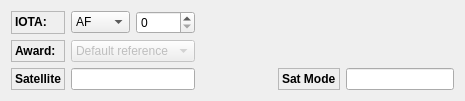
        <widget class="QWidget" name="others">
         <attribute name="title">
          <string>Others</string>
         </attribute>
         <layout class="QGridLayout" name="gridLayout_9">
          <item row="0" column="0">
           <widget class="QLabel" name="textLabel">
            <property name="frameShape">
             <enum>QFrame::StyledPanel</enum>
            </property>
            <property name="frameShadow">
             <enum>QFrame::Raised</enum>
            </property>
            <property name="text">
             <string>&lt;b&gt;IOTA:&lt;/b&gt;</string>
            </property>
            <property name="wordWrap">
             <bool>false</bool>
            </property>
           </widget>
          </item>
          <item row="0" column="1">
           <widget class="QComboBox" name="iotaComboBox">
            <property name="toolTip">
             <string>IOTA continent</string>
            </property>
            <item>
             <property name="text">
              <string>AF</string>
             </property>
            </item>
            <item>
             <property name="text">
              <string>AN</string>
             </property>
            </item>
            <item>
             <property name="text">
              <string>AS</string>
             </property>
            </item>
            <item>
             <property name="text">
              <string>EU</string>
             </property>
            </item>
            <item>
             <property name="text">
              <string>NA</string>
             </property>
            </item>
            <item>
             <property name="text">
              <string>OC</string>
             </property>
            </item>
            <item>
             <property name="text">
              <string>SA</string>
             </property>
            </item>
           </widget>
          </item>
          <item row="0" column="2">
           <widget class="QSpinBox" name="iotaIntSpinBox">
            <property name="toolTip">
             <string>IOTA number</string>
            </property>
            <property name="maximum">
             <number>999</number>
            </property>
           </widget>
          </item>
          <item row="0" column="3">
           <spacer name="horizontalSpacer">
            <property name="orientation">
             <enum>Qt::Horizontal</enum>
            </property>
            <property name="sizeHint" stdset="0">
             <size>
              <width>40</width>
              <height>20</height>
             </size>
            </property>
           </spacer>
          </item>
          <item row="1" column="0">
           <widget class="QLabel" name="awardSelectorName">
            <property name="enabled">
             <bool>true</bool>
            </property>
            <property name="toolTip">
             <string>Several awards, still not implemented.</string>
            </property>
            <property name="frameShape">
             <enum>QFrame::StyledPanel</enum>
            </property>
            <property name="frameShadow">
             <enum>QFrame::Raised</enum>
            </property>
            <property name="text">
             <string>&lt;b&gt;Award:&lt;/b&gt;</string>
            </property>
            <property name="wordWrap">
             <bool>false</bool>
            </property>
           </widget>
          </item>
          <item row="1" column="1" colspan="2">
           <widget class="QComboBox" name="awardsComboBox">
            <property name="enabled">
             <bool>false</bool>
            </property>
            <property name="focusPolicy">
             <enum>Qt::TabFocus</enum>
            </property>
            <property name="duplicatesEnabled">
             <bool>false</bool>
            </property>
            <item>
             <property name="text">
              <string>Default reference</string>
             </property>
            </item>
           </widget>
          </item>
          <item row="2" column="0">
           <widget class="QLabel" name="awardSelectorName_2">
            <property name="enabled">
             <bool>true</bool>
            </property>
            <property name="toolTip">
             <string>Several awards, still not implemented.</string>
            </property>
            <property name="frameShape">
             <enum>QFrame::StyledPanel</enum>
            </property>
            <property name="frameShadow">
             <enum>QFrame::Raised</enum>
            </property>
            <property name="text">
             <string>&lt;!DOCTYPE HTML PUBLIC &quot;-//W3C//DTD HTML 4.0//EN&quot; &quot;http://www.w3.org/TR/REC-html40/strict.dtd&quot;&gt;
&lt;html&gt;&lt;head&gt;&lt;meta name=&quot;qrichtext&quot; content=&quot;1&quot; /&gt;&lt;style type=&quot;text/css&quot;&gt;
p, li { white-space: pre-wrap; }
&lt;/style&gt;&lt;/head&gt;&lt;body style=&quot; font-family:'DejaVu Sans'; font-size:9pt; font-weight:400; font-style:normal;&quot;&gt;
&lt;p style=&quot; margin-top:0px; margin-bottom:0px; margin-left:0px; margin-right:0px; -qt-block-indent:0; text-indent:0px;&quot;&gt;&lt;span style=&quot; font-weight:600;&quot;&gt;Satellite&lt;/span&gt;&lt;/p&gt;&lt;/body&gt;&lt;/html&gt;</string>
            </property>
            <property name="wordWrap">
             <bool>false</bool>
            </property>
           </widget>
          </item>
          <item row="2" column="1" colspan="2">
           <widget class="QLineEdit" name="satNamelineEdit">
            <property name="acceptDrops">
             <bool>false</bool>
            </property>
           </widget>
          </item>
          <item row="2" column="3">
           <spacer name="horizontalSpacer_2">
            <property name="orientation">
             <enum>Qt::Horizontal</enum>
            </property>
            <property name="sizeHint" stdset="0">
             <size>
              <width>77</width>
              <height>20</height>
             </size>
            </property>
           </spacer>
          </item>
          <item row="2" column="4">
           <widget class="QLabel" name="awardSelectorName_3">
            <property name="enabled">
             <bool>true</bool>
            </property>
            <property name="toolTip">
             <string>Several awards, still not implemented.</string>
            </property>
            <property name="frameShape">
             <enum>QFrame::StyledPanel</enum>
            </property>
            <property name="frameShadow">
             <enum>QFrame::Raised</enum>
            </property>
            <property name="text">
             <string>&lt;!DOCTYPE HTML PUBLIC &quot;-//W3C//DTD HTML 4.0//EN&quot; &quot;http://www.w3.org/TR/REC-html40/strict.dtd&quot;&gt;
&lt;html&gt;&lt;head&gt;&lt;meta name=&quot;qrichtext&quot; content=&quot;1&quot; /&gt;&lt;style type=&quot;text/css&quot;&gt;
p, li { white-space: pre-wrap; }
&lt;/style&gt;&lt;/head&gt;&lt;body style=&quot; font-family:'DejaVu Sans'; font-size:9pt; font-weight:400; font-style:normal;&quot;&gt;
&lt;p style=&quot; margin-top:0px; margin-bottom:0px; margin-left:0px; margin-right:0px; -qt-block-indent:0; text-indent:0px;&quot;&gt;&lt;span style=&quot; font-weight:600;&quot;&gt;Sat Mode&lt;/span&gt;&lt;/p&gt;&lt;/body&gt;&lt;/html&gt;</string>
            </property>
            <property name="wordWrap">
             <bool>false</bool>
            </property>
           </widget>
          </item>
          <item row="2" column="5">
           <widget class="QLineEdit" name="satModelineEdit">
            <property name="acceptDrops">
             <bool>false</bool>
            </property>
           </widget>
          </item>
         </layout>
        </widget>
